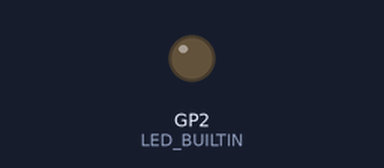
This sketch was run on a simulated Raspberry Pi Pico. Shown: output pins drawn as LEDs (lit = HIGH).

Above: at 0.05 s.
At 2.4 s:
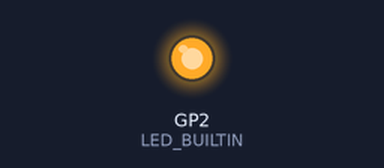
Timing chart, 0 to 3.7 s (numbered marks = the images above):
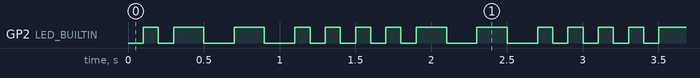

Measured:
- by itself, GP2 (LED_BUILTIN): repeats every 1.6 s: LOW 0.10 s, 2 × (HIGH 0.20 s, LOW 0.20 s), 3 × (HIGH 0.10 s, LOW 0.10 s), HIGH 0.10 s

The sketch:

misc_156.ino
```cpp
// snippet: misc_156
// tags: misc, millis, nonblocking
// boards: avr, esp32, megaavr, nano33iot, romi32u4, rp2040
// library: none
// description: Non-blocking LED blink pattern: declare uint16_t pattern=0b1010100110011010, int bitIdx=0, unsign…
// prompts: non-blocking, blink, pattern, uint16_t, pattern=0b1010100110011010, bitidx=0
// verified: compile-only
// source: kd-generated (id 156)
// exact-include: Arduino.h

#ifndef LED_BUILTIN
#define LED_BUILTIN 2  // ESP32 core may not define it (rule_led_builtin)
#endif

#include <Arduino.h>

uint16_t pattern = 0b1010100110011010;
int bitIdx = 0;
unsigned long prevMs = 0;
const unsigned long INTERVAL = 100;  // 100ms per bit

void setup() {
  pinMode(LED_BUILTIN, OUTPUT);
}

void loop() {
  unsigned long now = millis();
  if (now - prevMs >= INTERVAL) {
    prevMs = now;
    bitIdx = (bitIdx + 1) % 16;  // Shift to next bit
    digitalWrite(LED_BUILTIN, bitRead(pattern, bitIdx));
  }
}
```
